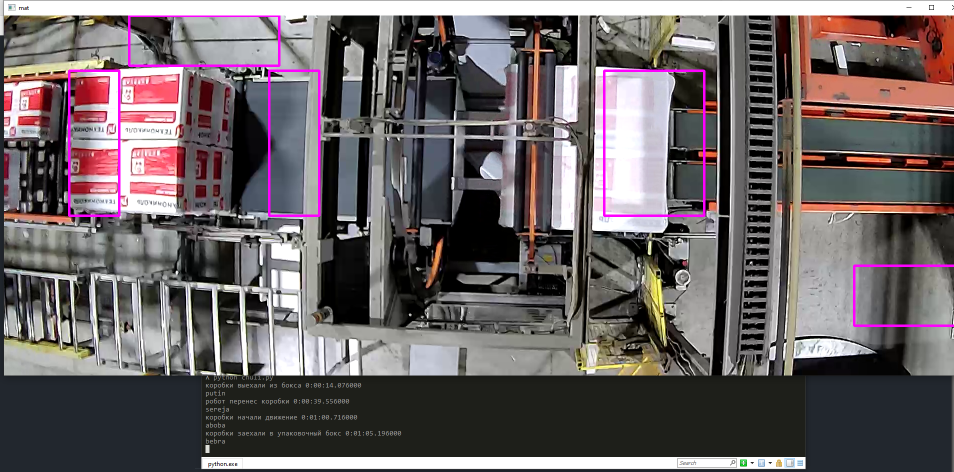
#> input picture assets/workExample.png, 1908 x 944 px (shown at 1/2 size); its folder holds only this picture in this run
$ python -i pinzet.py   (imports and definitions only)
#> lines starting #> are read from the running program, lines starting #| are printed output that depends on the picture
#> further down, picture is the input picture: shape (944, 1908, 3); mean B, G, R 100.2, 98.4, 106.6
import os
import time
import cv2 as cv  # pip install opencv-python
import math
import time
import numpy as np
from enum import Enum
import matplotlib
# [1 line not run here, left out]
import matplotlib.pyplot as plt
from PyQt5 import QtWidgets
from matplotlib.backends.backend_qt5agg import FigureCanvasQTAgg as FigureCanvas
from matplotlib.backends.backend_qt5agg import NavigationToolbar2QT as NavigationToolbar
import pandas as pd
import threading
#from threading import Thread
import _thread as thread

frameRate = 4
deltaBetweenControl = 10

leftFeaturesBoarder = 1000
rightFeaturesBoarder = 1470
upperFeaturesBoarder = 550
lowerFeaturesBoarder = 700

time_delta_for_single_box = 12


# [5 lines left out: function log_contains_simmilar, not called in this run]

def is_simmilar(val1, val2):
    return abs(float(val1) - float(val2)) < time_delta_for_single_box

# [11 lines left out: function add_value_to_log, not called in this run]


was_printed1 = []

# [8 lines left out: function append_value_to_log, not called in this run]


def log_into_file(val, filename):
    with open(filename, 'a') as the_file:
        the_file.write(val[0])


class Frame():
    def __init__(self, img):
        self.img = img
        self.orb = cv.ORB_create()

    def getFeaturesPoints(self):
        if self.img is not None:
            gray = cv.cvtColor(self.img, cv.COLOR_BGR2GRAY)
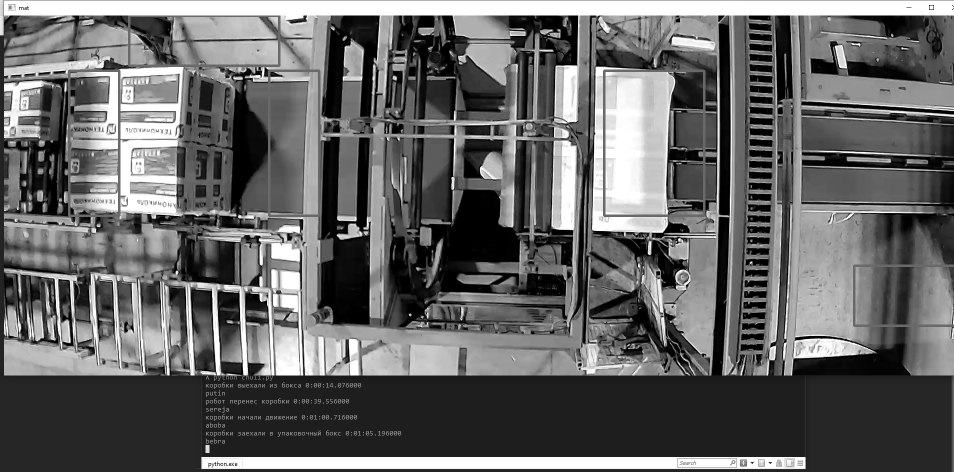
#> gray: shape (944, 1908) (shown at 1/2 size); min 0, max 255, mean 101
            dst = cv.cornerHarris(gray, 2, 3, 0.099)
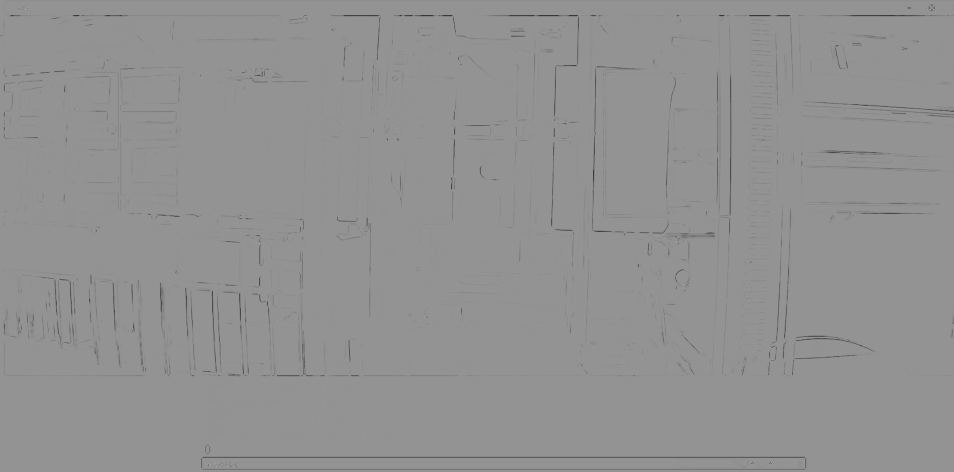
#> dst: shape (944, 1908) float32 (shown at 1/2 size); min -0.099, max 0.0724, mean -0.000699; drawn with min black and max white
            feats = cv.goodFeaturesToTrack(np.mean(self.img, axis=2).astype(np.uint8), 3000, qualityLevel=0.01, minDistance=3)
#> feats = 3000 rows, first 8: [612, 32], [1865, 17], [1860, 17], [1865, 12], [1860, 12], [430, 926], [758, 31], [56, 14]
#> (the run stopped early here; a loop or call above may not have finished)
